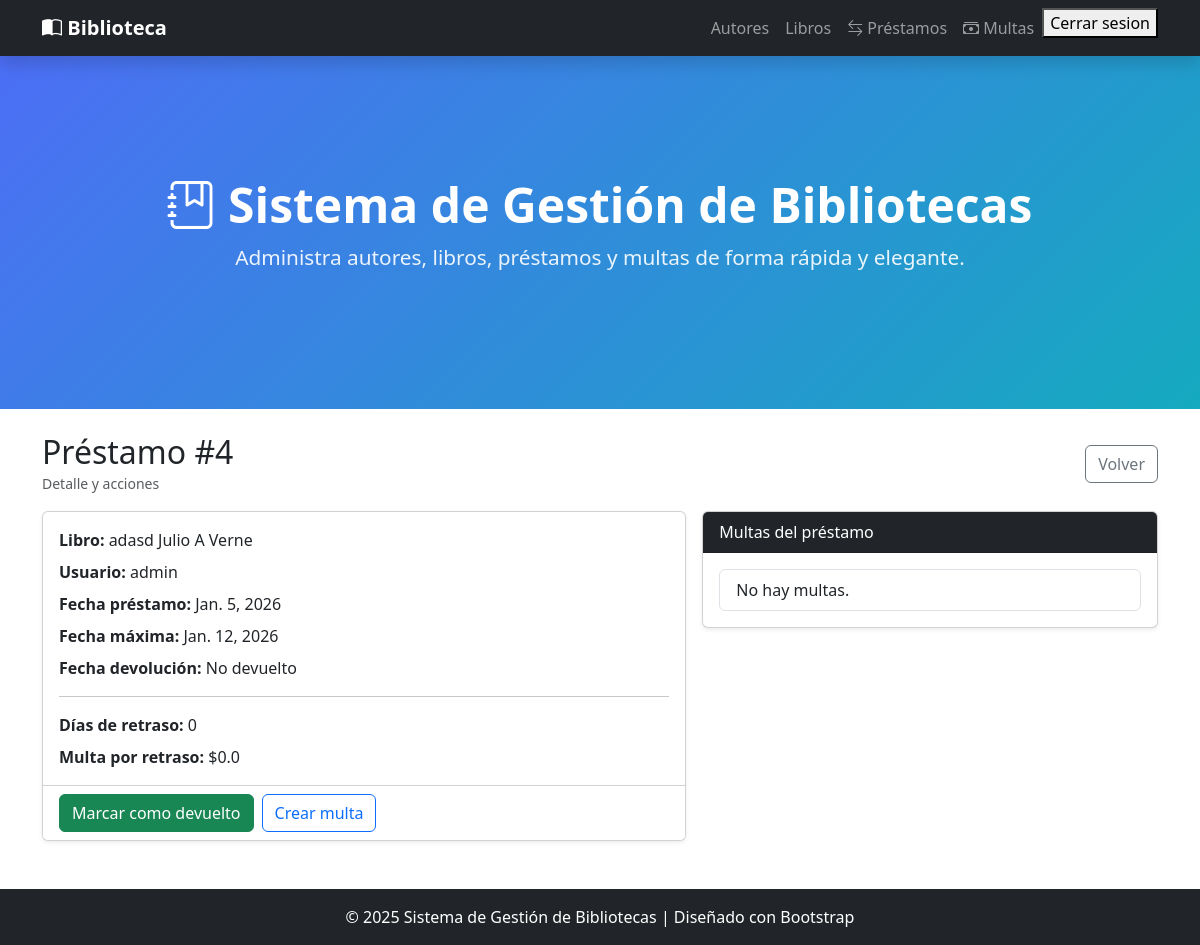
The app's page /prestamos/4/ (signed in), older data.
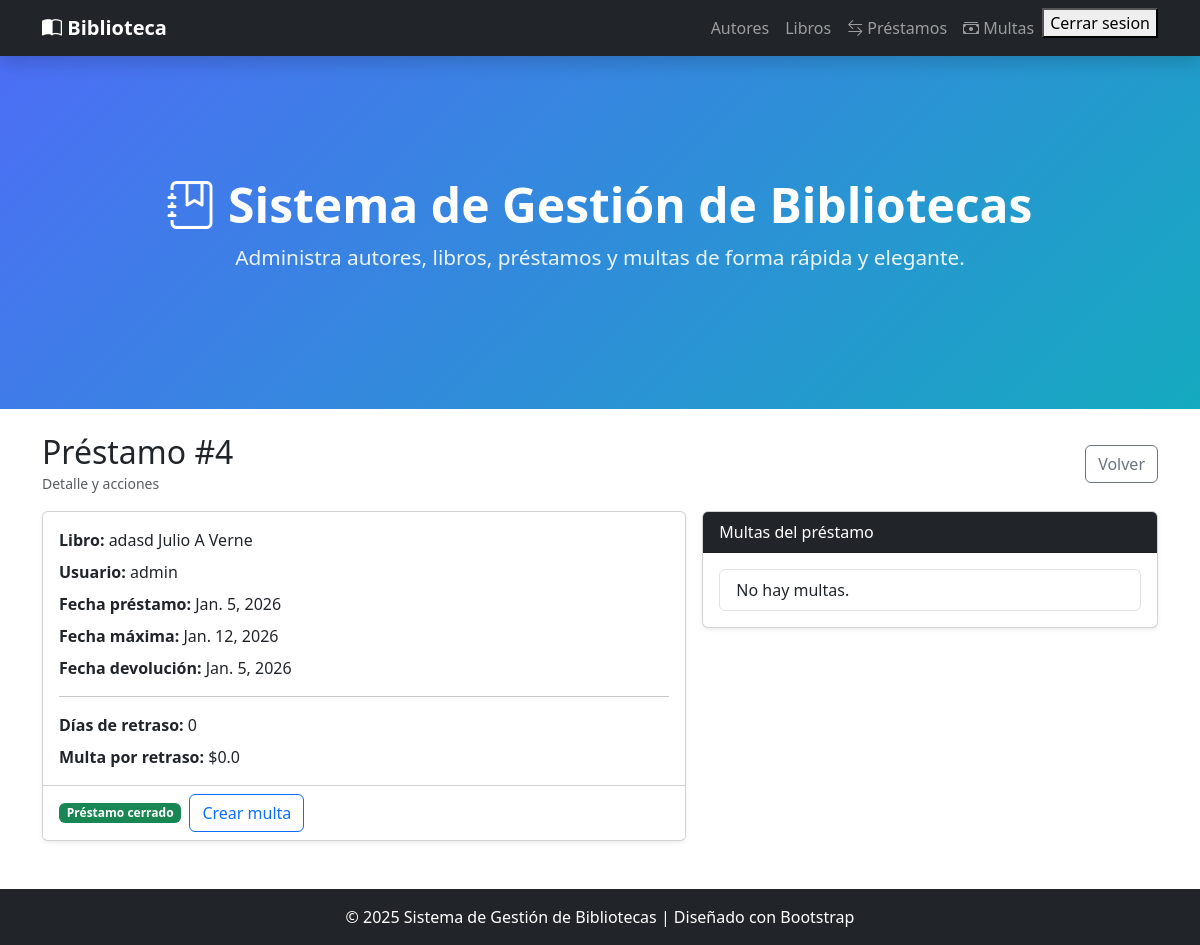
The same page, newer data.
### gestion/models.py (models this page shows, shortened)
class Prestamo(models.Model):
    libro = models.ForeignKey(Libro,related_name="Prestamos",on_delete=models.PROTECT)
    usuario = models.ForeignKey(settings.AUTH_USER_MODEL, related_name="Prestamos", on_delete=models.PROTECT)  #Usuarios propios de Django, se importa desde el modelo de settings
    fecha_prestamos = models.DateField(default=timezone.now) #Usa la fecha del equipo actual
    fecha_max = models.DateField()
    fecha_devolucion = models.DateField(blank= True,null=True) #Para que me permita crear con datos en blanco en esta campo
    class Meta:
        permissions = (
            ("Ver_prestamos", "Puede ver prestamos"),
            ("gestionar_prestamos","Puede gestionar prestamos"),
            ("gestionar_libros","Puede gestionar libros"),
        )
    @property   #Nos permite trabajar con los atributos de nuestra clase seria como un compute de odoo
    def dias_retraso(self):
        hoy = timezone.now().date() #timezone zona horario, date solo la fecha
        fecha_ref = self.fecha_devolucion or hoy
        if fecha_ref > self.fecha_max:
            return (fecha_ref - self.fecha_max).days
        else:
            return 0
    @property
    def multa_retraso(self):
        tarifa_diaria = 0.50
        return self.dias_retraso * tarifa_diaria

class Libro(models.Model):
    titulo = models.CharField(max_length=50)
    autor = models.ForeignKey(Autor,related_name="Libros", on_delete=models.PROTECT)    #Aqui en vez de one2many, las relaciones se hacen con llaves
    isbn = models.CharField(max_length=20, blank=True, null=True,unique=True)
    paginas = models.IntegerField(blank=True, null=True)
    genero = models.CharField(max_length=100, blank=True, null=True)
    descripcion = models.TextField(blank=True, null=True)
    editorial = models.CharField(max_length=100, blank=True, null=True)
    coverId = models.IntegerField(blank=True, null=True)
    stock = models.PositiveIntegerField(default=1)
    disponible = models.BooleanField(default=True)
    activo = models.BooleanField(default=True)
    def __str__(self):
        return f"{self.titulo} {self.autor}"  #En este apartado que es visual no hay que hacer makemigrations

class Autor(models.Model):
    nombre = models.CharField(max_length=50)
    apellido = models.CharField(max_length=50)
    bibliografia = models.CharField(max_length=200,blank=True, null=True)
    def __str__(self):
        return f"{self.nombre} {self.apellido}"

### gestion/views.py (the view)
# urls.py: path('prestamos/<int:id>/', detalle_prestamo, name="detalle_prestamo"),
@login_required
def detalle_prestamo(request, id):
    prestamo = get_object_or_404(Prestamo, id=id)
    multas = prestamo.Multas.all().order_by('-id')
    return render(request, "gestion/templates/detalle_prestamo.html", {
        "prestamo": prestamo,
        "multas": multas,
    })

### gestion/templates/detalle_prestamo.html (shortened to what this page needs)
{% extends "index.html" %}
{% block contenido %}
<div class="container py-4">
  <div class="d-flex flex-wrap gap-2 justify-content-between align-items-center mb-3">
    <div>
      <h2 class="m-0">Préstamo #{{ prestamo.id }}</h2>
      <small class="text-muted">Detalle y acciones</small>
    </div>
    <a class="btn btn-outline-secondary" href="{% url 'lista_prestamo' %}">Volver</a>
  </div>
  <div class="row g-3">
    <div class="col-12 col-lg-7">
      <div class="card shadow-sm">
        <div class="card-body">
          <div class="mb-2"><b>Libro:</b> {{ prestamo.libro }}</div>
          <div class="mb-2"><b>Usuario:</b> {{ prestamo.usuario.username }}</div>
          <div class="mb-2"><b>Fecha préstamo:</b> {{ prestamo.fecha_prestamos }}</div>
          <div class="mb-2"><b>Fecha máxima:</b> {{ prestamo.fecha_max }}</div>
          <div class="mb-2"><b>Fecha devolución:</b> {{ prestamo.fecha_devolucion|default:"No devuelto" }}</div>
          <hr>
          <div class="mb-2"><b>Días de retraso:</b> {{ prestamo.dias_retraso }}</div>
          <div class="mb-0"><b>Multa por retraso:</b> ${{ prestamo.multa_retraso }}</div>
        </div>
        <div class="card-footer bg-white d-flex gap-2">
          {% if not prestamo.fecha_devolucion %}
            <form method="post" action="{% url 'devolver_prestamo' prestamo.id %}" onsubmit="return confirm('¿Confirmar devolución?');">
              <button class="btn btn-success" type="submit">Marcar como devuelto</button>
            </form>
          {% else %}
            <span class="badge bg-success align-self-center">Préstamo cerrado</span>
          {% endif %}
          <a class="btn btn-outline-primary" href="{% url 'crear_multa' %}">Crear multa</a>
        </div>
      </div>
    </div>
    <div class="col-12 col-lg-5">
      <div class="card shadow-sm">
        <div class="card-header bg-dark text-white">Multas del préstamo</div>
        <div class="card-body">
          <ul class="list-group">
            {% for m in multas %}
              <li class="list-group-item d-flex justify-content-between align-items-center">
                <div>
                  <div><b>{{ m.get_tipo_display }}</b> - ${{ m.monto }}</div>
                  <small class="text-muted">{% if m.pagada %}Pagada{% else %}Pendiente{% endif %}</small>
                </div>
                <a class="btn btn-sm btn-outline-primary" href="{% url 'multa_pago_wizard' m.id %}">Ver</a>
              </li>
            {% empty %}
              <li class="list-group-item">No hay multas.</li>
            {% endfor %}
          </ul>
        </div>
      </div>
    </div>
  </div>
</div>
{% endblock %}

Row changes from the older to the newer data that the page shows:
changed Prestamo "adasd Julio A Verne": fecha_devolucion "No devuelto" → "Jan. 5, 2026"
Text that changed along with them:
text no longer shown: "Marcar como devuelto"
text now shown: "Préstamo cerrado"
